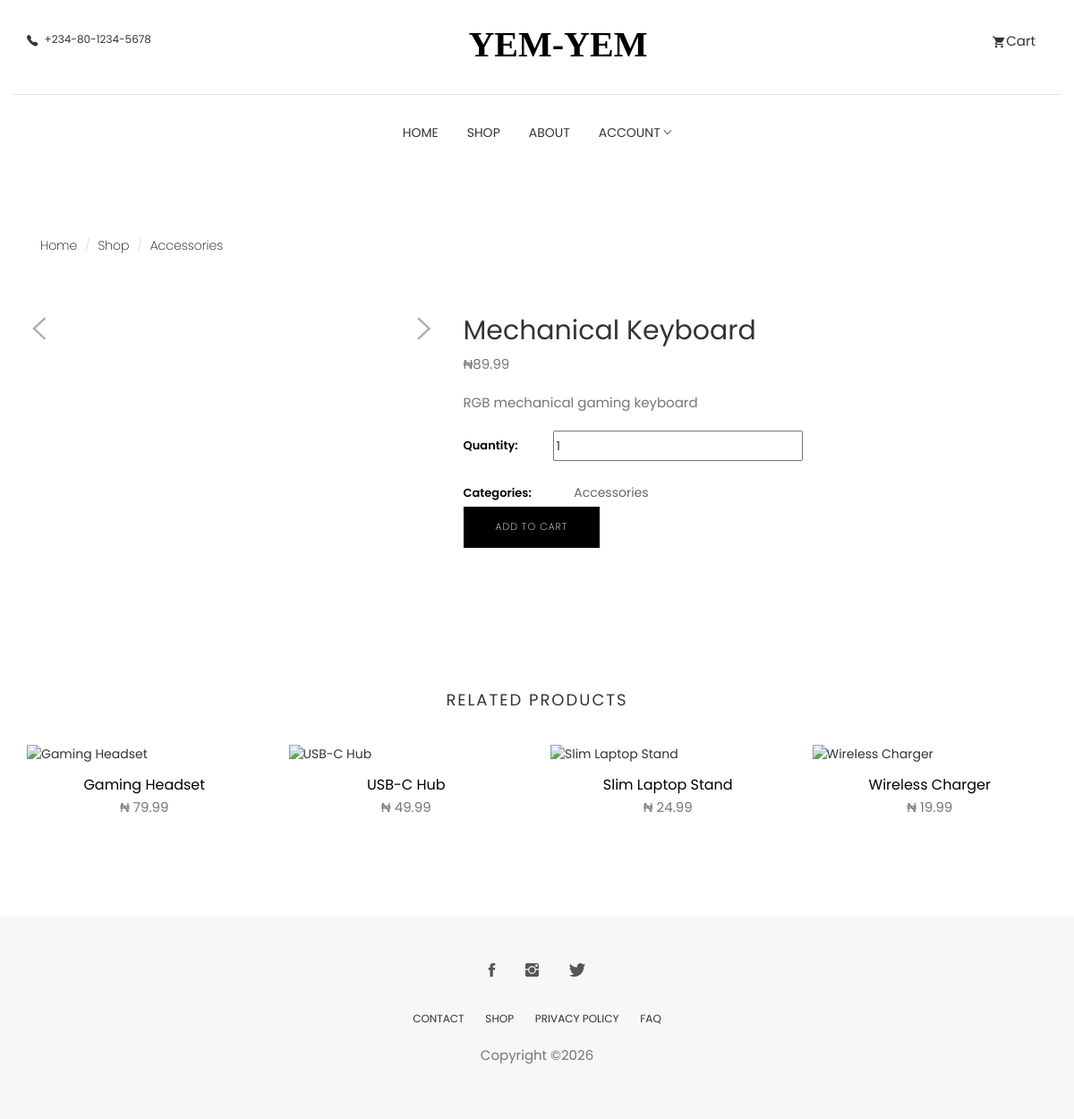
The app's page /e-commerce/views/item.php?id=19 with its own data.
### tables this page shows
CREATE TABLE `products` (
  `id` int(11) NOT NULL AUTO_INCREMENT,
  `title` varchar(500) NOT NULL,
  `price` double NOT NULL,
  `description` varchar(1000) NOT NULL,
  `category` varchar(500) NOT NULL,
  `images` varchar(2000) NOT NULL,
  PRIMARY KEY (`id`)
);

### e-commerce/views/item.php (the view, shortened to what this page needs)
<?php
require __DIR__ . '/header.php';
require __DIR__ . '/db.php';
$inCart = false;
$id = filter_input(INPUT_GET, 'id', FILTER_SANITIZE_NUMBER_INT);
$statement = $pdo->prepare("SELECT * FROM products WHERE id=?");
$statement->execute(array($id));
$item = $statement->fetchAll(PDO::FETCH_ASSOC);
$statement = $pdo->prepare("SELECT * FROM products WHERE category=? ORDER BY rand() LIMIT 4");
$statement->execute(array($item[0]['category']));
$relatedItems = $statement->fetchAll(PDO::FETCH_ASSOC);
?>
<section class="single-product">
    <div class="container">
        <div class="row">
			<div class="col-md-6">
				<ol class="breadcrumb">
					<li><a href="/">Home</a></li>
					<li><a href="/products">Shop</a></li>
					<li class="active"><?= htmlspecialchars($item[0]['category']); ?></li>
				</ol>
			</div>
		</div>
        <div class="row mt-20">
            <div class="col-md-5">
                <div class="single-product-slider">
                    <div id='carousel-custom' class='carousel slide' data-ride='carousel'>
                        <div class='carousel-outer'>
                            <a class='left carousel-control' href='#carousel-custom' data-slide='prev'>
                                <i class="tf-ion-ios-arrow-left"></i>
                            </a>
                            <a class='right carousel-control' href='#carousel-custom' data-slide='next'>
                                <i class="tf-ion-ios-arrow-right"></i>
                            </a>
                        </div>
                    </div>
                </div>
            </div>
            <div class="col-md-7">
                <form action="/item?id=<?= htmlspecialchars($item[0]['id']) ?>" method="post">
                    <div class="single-product-details">
                        <h2><?= htmlspecialchars($item[0]['title']) ?></h2>
                        <p class="product-price">₦<?= number_format($item[0]['price'], 2) ?></p>
                        <p class="product-description mt-20">
                            <?= htmlspecialchars($item[0]['description']) ?>
                        </p>
                        <div class="product-quantity">
                            <span>Quantity:</span>
                            <div class="product-quantity-slider">
                                <input id="product-quantity" type="number" min=1 value="1" name="quantity">
                            </div>
                        </div>
                        <div class="product-category">
                            <span>Categories:</span>
                            <ul>
                                <li><a href="/products?c=<?= htmlspecialchars($item[0]['category']) ?>"><?= htmlspecialchars($item[0]['category']) ?></a></li>
                            </ul>
                        </div>
                        <?php if($inCart): ?>
							<button name="cart" type="submit" class="btn btn-main text-center" disabled>Add to Cart</button>
						<?php else: ?>
							<button name="cart" type="submit" class="btn btn-main text-center">Add to Cart</button>
						<?php endif ?>
                    </div>
                </form>
            </div>
         </div>
    </div>
</section>
<section class="products related-products section">
	<div class="container">
		<div class="row">
			<div class="title text-center">
				<h2>Related Products</h2>
			</div>
		</div>
		<div class="row">
			<?php foreach($relatedItems as $item): ?>
    			<div class="col-md-3">
    				<div class="product-item">
    					<div class="product-thumb">
    					</div>
    					<div class="product-content">
    						<h4><a href="/item?id=<?= htmlspecialchars($item['id']) ?>"><?= htmlspecialchars($item['title']) ?></a></h4>
    						<p class="price">₦ <?= number_format($item['price'], 2) ?></p>
    					</div>
    				</div>
    			</div>
			<?php endforeach; ?>
		</div>
	</div>
</section>
<?php require __DIR__ . '/footer.php'; ?>

### e-commerce/views/header.php (shortened to what this page needs)
<!DOCTYPE html>
<html lang="en">
<head>
  <link rel="stylesheet" href="views/plugins/themefisher-font/style.css">
  <link rel="stylesheet" href="views/plugins/bootstrap/css/bootstrap.min.css">
  <link rel="stylesheet" href="views/plugins/animate/animate.css">
  <link rel="stylesheet" href="views/plugins/slick/slick.css">
  <link rel="stylesheet" href="views/plugins/slick/slick-theme.css">
  <link rel="stylesheet" href="views/css/style.css">
</head>
<body id="body">
    <section class="top-header">
        <div class="container">
            <div class="row">
                <div class="col-md-4 col-xs-12 col-sm-4">
                    <div class="contact-number">
                        <i class="tf-ion-ios-telephone"></i>
                        <span>+234-80-1234-5678</span>
                    </div>
                </div>
                <div class="col-md-4 col-xs-12 col-sm-4">
                    <div class="logo text-center">
                        <a href="/">
                            <svg width="250px" height="29px" viewBox="0 0 155 29" version="1.1" xmlns="http://www.w3.org/2000/svg"
                                xmlns:xlink="http://www.w3.org/1999/xlink">
                                <g id="Page-1" stroke="none" stroke-width="1" fill="none" fill-rule="evenodd" font-size="40"
                                    font-family="AustinBold, Austin" font-weight="bold">
                                    <g id="Group" transform="translate(-108.000000, -297.000000)" fill="#000000">
                                        <text id="AVIATO">
                                            <tspan x="108.94" y="325">YEM-YEM</tspan>
                                        </text>
                                    </g>
                                </g>
                            </svg>
                        </a>
                    </div>
                </div>
                <div class="col-md-4 col-xs-12 col-sm-4">
                    <ul class="top-menu text-right list-inline">
                        <li class="dropdown cart-nav dropdown-slide">
                            <a href="#!" class="dropdown-toggle" data-toggle="dropdown" data-hover="dropdown"><i
                                    class="tf-ion-android-cart"></i>Cart</a>
                        </li>
                    </ul>
                </div>
            </div>
        </div>
    </section>
    <section class="menu">
        <nav class="navbar navigation">
            <div class="container">
                <div id="navbar" class="navbar-collapse collapse text-center">
                    <ul class="nav navbar-nav">
                        <li class="dropdown ">
                            <a href="/" data-link>Home</a>
                        </li>
                        <li class="dropdown ">
                            <a href="/products" data-link>Shop</a>
                        </li>
                        <li class="dropdown ">
                            <a href="/about" data-link>About</a>
                        </li>
                        <?php if(isset($_SESSION['name'])): ?>
                            <li class="dropdown dropdown-slide">
                                <a href="#!" class="dropdown-toggle" data-toggle="dropdown" data-hover="dropdown" data-delay="350"
                                    role="button" aria-haspopup="true" aria-expanded="false"><?php echo htmlspecialchars($_SESSION['name']); ?><span
                                        class="tf-ion-ios-arrow-down"></span></a>
                                <ul class="dropdown-menu">
                                    <li><a href="/profile">Profile</a></li>
                                    <li><a href="/logout">Logout</a></li>
                                </ul>
                            </li>
                        <?php else: ?>
                            <li class="dropdown dropdown-slide">
                                <a href="#!" class="dropdown-toggle" data-toggle="dropdown" data-hover="dropdown" data-delay="350"
                                    role="button" aria-haspopup="true" aria-expanded="false">Account <span
                                        class="tf-ion-ios-arrow-down"></span></a>
                            </li>
                        <?php endif ?>
                    </ul>
                </div>
            </div>
        </nav>
    </section>

### e-commerce/views/footer.php (shortened to what this page needs)
<?php
require __DIR__ . '/db.php';
$statement = $pdo->prepare("SELECT value FROM contact WHERE name=?");
$statement->execute(array('facebook'));
$fb = $statement->fetchColumn();
$statement = $pdo->prepare("SELECT value FROM contact WHERE name=?");
$statement->execute(array('twitter'));
$tw = $statement->fetchColumn();
$statement = $pdo->prepare("SELECT value FROM contact WHERE name=?");
$statement->execute(array('instagram'));
$ig = $statement->fetchColumn();
?>
    <footer class="footer section text-center">
        <div class="container">
            <div class="row">
                <div class="col-md-12">
                    <ul class="social-media">
                        <li>
                            <a href="https://www.facebook.com/<?= $fb ?>">
                                <i class="tf-ion-social-facebook"></i>
                            </a>
                        </li>
                        <li>
                            <a href="https://www.instagram.com/<?= $ig ?>">
                                <i class="tf-ion-social-instagram"></i>
                            </a>
                        </li>
                        <li>
                            <a href="https://www.twitter.com/<?= $tw ?>">
                                <i class="tf-ion-social-twitter"></i>
                            </a>
                        </li>
                    </ul>
                    <ul class="footer-menu text-uppercase">
                        <li>
                            <a href="contact.html">CONTACT</a>
                        </li>
                        <li>
                            <a href="/products">SHOP</a>
                        </li>
                        <li>
                            <a href="/privacy-policy">PRIVACY POLICY</a>
                        </li>
                        <li>
                            <a href="/faq">FAQ</a>
                        </li>
                    </ul>
                    <p class="copyright-text">Copyright &copy;<script>document.write(new Date().getFullYear());</script></p>
                </div>
            </div>
        </div>
    </footer>
  </body>
  </html>

### e-commerce/views/css/style.css (style rules this page uses)
body { line-height: 1.5; font-family: "Poppins", sans-serif; -webkit-font-smoothing: antialiased; }
p { font-family: "Poppins", sans-serif; color: #757575; font-size: 15px; }
h1, h2, h3, h4, h5, h6 { font-family: "Poppins", sans-serif; }
h1, h2, h3, h4, h5, h6 { font-weight: 400; }
ol, ul { margin: 0; padding: 0; list-style: none; }
a, a:focus, a:hover { text-decoration: none; outline: 0; color: #000; }
.btn-main, .btn-solid-border, .btn-transparent, .btn-small { background: #000; color: #fff; display: inline-block; font-size: 11px; letter-spacing: 1px; padding: 14px 35px; text-transform: uppercase; font-weight: 200; border-radius: 0; }
.mt-20 { margin-top: 20px; }
.section { padding: 80px 0; }
.title { padding: 20px 0 30px; }
.title h2 { font-size: 18px; text-align: center; text-transform: uppercase; letter-spacing: 2px; }
.dropdown-slide { position: static; }
.top-header .container { padding-top: 35px; padding-bottom: 35px; border-bottom: 1px solid #dedede; }
.top-header .contact-number { font-size: 12px; color: #333; }
.top-header .contact-number i { margin-right: 4px; font-size: 18px; vertical-align: middle; }
.top-header .top-menu > li > a { color: #333; font-size: 15px; padding: 0 8px; }
.top-header .top-menu > li > a i { font-size: 16px; margin-right: 2px; vertical-align: middle; }
.top-header .logo a { display: inline-block; }
.navigation { margin-bottom: 0; padding: 10px 0; }
.navigation .navbar-nav > li { position: static; }
.navigation .navbar-nav > li > a { color: #333; font-size: 14px; padding: 20px 15px; text-transform: uppercase; transition: .2s ease-in-out 0s; border: 1px solid transparent; }
.navigation .container { position: relative; }
.navigation .navbar-nav { float: none; display: inline-block; }
.product-item { margin-bottom: 30px; }
.product-item .product-thumb { position: relative; }
.product-item .product-thumb:before { transition: .3s all; opacity: 0; background: rgba(0, 0, 0, 0.6); content: ''; position: absolute; top: 0; right: 0; left: 0; bottom: 0; }
.product-item .product-content { text-align: center; }
.product-item .product-content h4 { font-size: 16px; font-weight: 400; margin-top: 15px; margin-bottom: 6px; }
.product-item .product-content h4 a { color: #000; }
.product-category ul { padding-left: 15px; }
.product-category ul li { margin-bottom: 4px; }
.product-category ul li a { color: #666; }
.single-product { padding: 60px 0 40px; }
.single-product .breadcrumb { background: transparent; }
.single-product .breadcrumb li { color: #000; font-weight: 200; }
.single-product .breadcrumb li a { color: #000; font-weight: 200; }
.single-product-slider .carousel .carousel-control { bottom: auto; background: #fff; width: 6%; padding: 10px 0; }
.single-product-slider .carousel .carousel-control i { font-size: 40px; text-shadow: none; color: #555; }
.single-product-slider .carousel .carousel-control.right, .single-product-slider .carousel .carousel-control.left { background-image: none; top: 40%; }
.single-product-details .product-category { margin-top: 20px; }
.single-product-details .product-category > span { width: 100px; color: #000; font-size: 13px; font-weight: 600; display: inline-block; }
.single-product-details .product-category ul { width: 140px; display: inline-block; }
.single-product-details .product-category ul li { display: inline-block; margin: 5px; }
.single-product-details .product-quantity { margin-top: 20px; display: flex; align-items: center; }
.single-product-details .product-quantity > span { width: 100px; color: #000; font-size: 13px; font-weight: 600; display: inline-block; }
.single-product-details .product-quantity .product-quantity-slider { width: 140px; display: inline-block; }
.single-product-details .product-quantity .product-quantity-slider input { height: 34px; }
.footer { background: #F7F7F7; padding: 50px 0; }
.footer .footer-menu { margin-top: 30px; }
.footer .footer-menu li { display: inline-block; margin: 0 10px; }
.footer .footer-menu li a { color: #333; font-size: 12px; }
.footer .copyright-text { margin-top: 20px; }
.social-media li { display: inline-block; margin: 0 5px; }
.social-media li a { padding: 8px 10px; }
.social-media li a i { font-size: 20px; color: #555; }

### records on screen
products: category "Accessories", title "Mechanical Keyboard", price "89.99", description "RGB mechanical gaming keyboard"
products: title "Gaming Headset", price "79.99"
products: title "USB-C Hub", price "49.99"
products: title "Slim Laptop Stand", price "24.99"
products: title "Wireless Charger", price "19.99"
